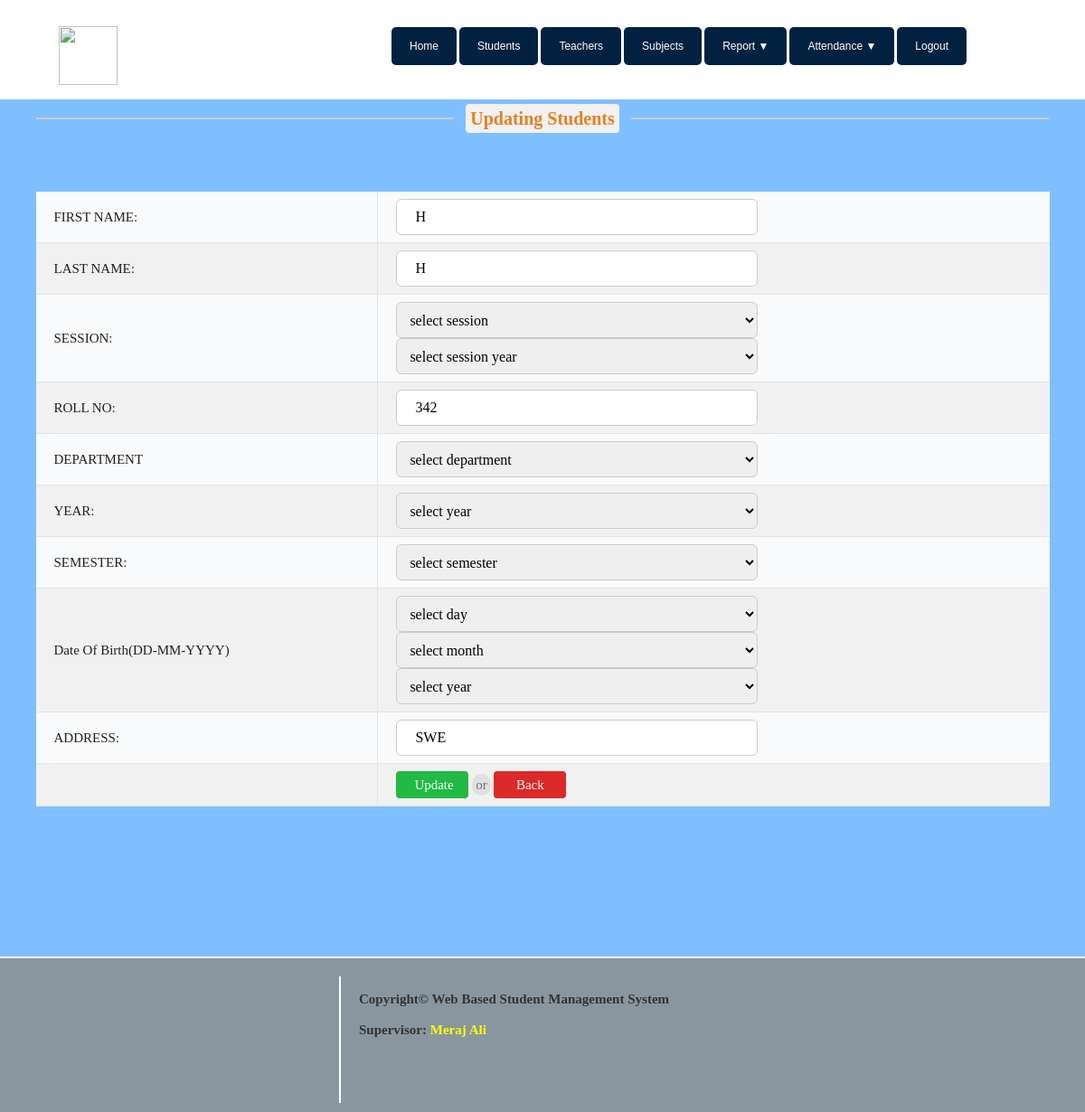
Screenshot of /student_update_action_old.php?rn=342 with the database file from the repository.
### tables this page shows
CREATE TABLE `bhup` (
  `fname` varchar(50) NOT NULL,
  `lname` varchar(50) NOT NULL,
  `session` varchar(50) NOT NULL,
  `rn` varchar(50) NOT NULL,
  `branch` varchar(50) NOT NULL,
  `year` varchar(50) NOT NULL,
  `semester` varchar(50) NOT NULL,
  `dob` varchar(50) NOT NULL,
  `address` varchar(50) NOT NULL,
  `id` int(11) NOT NULL,
  `pass_code` int(11) NOT NULL
);

### student_update_action_old.php (the view, shortened to what this page needs)
<?php
$dbhost="localhost";
$dbuser="root";
$dbpass="";
$dbname="sis";
$conn=mysqli_connect("$dbhost","$dbuser","$dbpass") or die("could not connect to mysql");
?>
<?php
include "include/header.php"; ?>
      <?php
              mysqli_select_db($conn,$dbname);
              $rn=$_GET["rn"];
      ?>
        <div class="content">
          <div class="text-center">
              <hr class="team_hr team_hr_left hr_gray"/><span class="span_blog txt_darkgrey txt_orange">Updating Students</span>
              <hr class="team_hr team_hr_right hr_gray" />
          </div>
          <br><br><br>
          <?php
              mysqli_select_db($conn,$dbname);
              $update = mysqli_query($conn,"SELECT * FROM bhup where rn={$rn}");
              while($key=mysqli_fetch_array($update ,MYSQL_ASSOC))
              { ?>
          <form  method="POST" name="reg" onSubmit="return validate()" action="student_update_action_2.php">
            <center>
              <table bgcolor="" width="80%">
            </center>
                <tr>
                  <td>FIRST NAME:</td>
                  <td><input type="text" name="fn" class="form-control" value="<?php echo $key['fname']; ?>" required/></td>
                </tr>
                <tr>
                  <td>LAST NAME:</td>
                  <td><input type="text" name="ln" class="form-control" value="<?php echo $key['lname']; ?>" required /></td>
                </tr>
                <tr>
                  <td>SESSION:</td>
                  <td>
                  <select name="session2" class="form-control">
                  <option >select session</option>
                  </select>
                  <select name='session' class="form-control" required>
                  <option >select session year</option>
                  </select>
                  </td>
                </tr>
                <tr>
                  <td>ROLL NO:</td>
                  <td><input type="text" name="rn" class="form-control" value="<?php echo $key['rn']; ?>" required></td>
                </tr>
                <tr>
                  <td>DEPARTMENT</td>
                  <td>
                  <select name="branch" class="form-control" required>
                  <option >select department</option>
                  </select>
                  </td>
                </tr>
                <tr>
                  <td>YEAR:</td>
                  <td>
                  <select name="year" class="form-control" required>
                  <option >select year</option>
                  </select>
                  </td>
                </tr>
                <tr>
                  <td>SEMESTER:</td>
                  <td>
                  <select name="semester" class="form-control" required>
                  <option >select semester</option>
                  </select>
                  </td>
                </tr>
                <tr>
                  <td>Date Of Birth(DD-MM-YYYY)</td>
                  <td><select name="dd" class="form-control" required>
                  <option> select day </option>
                  </select>
                  <select name="mm" class="form-control" required>
                  <option> select month </option>
                  </select>
                  <select name="yy" class="form-control" required>
                  <option>select year</option>
                  </select>
                  </td>
                </tr>
                <tr>
                  <td>ADDRESS:</td>
                  <td><input type="text" name="address" class="form-control" value="<?php echo $key['address']; ?>" required /></td>
                </tr>
                <tr>
                  <td>&nbsp;</td>
                  <td>
                    <input class="mini_green_button" type="submit" name="update" value="Update" />
                      <a class="or">or</a>
                    <input class="mini_red_button" type="submit" name="back" value="Back" />
                  </td>
                </tr>
              </table><br><br>
          </form>
      <?php } ?>
        </div>
<?php include "include/footer.php"; ?>

### css/C.css (style rules this page uses)
html,body,p,h2,div,ul,li,a { margin: 0; padding: 0; }
body { background-color: #09123B; background-color:#80BFFF; }
a { text-decoration: none; list-style-type: none; color: #37a5dd; }
.content { position: relative; top:110px; //min-height: 2000px; min-height: 270px; //width: 750px; //width: 100%; //border: 2px solid white; border-radius: 0px; background-color: #80BFFF; color: white; //text-align: center; //text-decoration: none; font-family: Times New Roman; font-size: 20px; font-style: ; font-weight: ; //margin-top: 200px; //margin-left: 230px ; //margin-left: 17%; //margin-right: 280px; padding: 10px; float: ; }
input[type=text], input[type=password],input[type=email] { width: 100%; padding: 12px 20px; //margin: 8px 0; display: inline-block; border: 1px solid #ccc; box-sizing: border-box; }
.text-center { text-align: center; }
.team_hr { //border: 1px solid #fff; width: 39%; float: left; border: 1px solid #cccccc; }
.team_hr_left { //margin-right: 80px; margin-left: 30px; float: left; }
.team_hr_right { //margin-left: 30px; margin-right: 30px; float: right; }
.span_blog { margin-bottom: 80px; }
.txt_orange { color: #e67e22; background-color: #E0E0E0; background-color: #F1F1F1; padding: 5px; border-radius: 4px; font-weight: bold; }
td:first-child { border-left:none }
td:last-child { border-right:none }
tr:nth-child(even) { background-color: #F1F1F1 }
table { border-collapse: collapse; background-color: #F9FAFB; //border-radius: 8px; width: 95%; }
th,td { border-collapse: collapse; border-right: 1px solid #E3E4E5; border-bottom: 1px solid #E3E4E5; padding: 8px 20px; text-align: left; color:#202020; //font-family: sans-serif; font-size: 15px; //height: 40px; //border-radius: 5px; }
.or { //background-color:#FFFFFF; background-color:#E0E0E0;//#C6C6C6; //color:#999999; color: #707080; text-shadow:none; background-image:none; border-radius: 20px; padding: 4px; //float: left; //margin-left: 130px; //text-align: center; font-size: 15px; width: 20px; height: 20px; text-align: center; }
.form-control { border:1px solid #CCCCCC; height: 40px; padding: 5px 10px; font-size: 15px; line-height: 1.33; border-radius: 6px; font-family: Times new roman; font-size: 16px; display: block; width: 400px!important; margin-right: 20px; }
.mini_green_button { background-color:#21BA45; color:#fff; text-shadow:none; border-radius: 4px; border-right: none; padding: 5px 20px; //margin-left: 35px; font-size: 15px; width: 80px; height: 30px; font-family: Glyphicons Halflings; cursor: pointer; border: none; }
.mini_red_button { background-color:#DB2828; color:#fff; text-shadow:none; border-radius: 4px; padding: 5px 20px; //margin-left: 35px; font-size: 15px; width: 80px; height: 30px; font-family: Glyphicons Halflings; cursor: pointer; border: none; }

### rows the page displays
bhup: fn "H", ln "H", rn "342", address "SWE"
